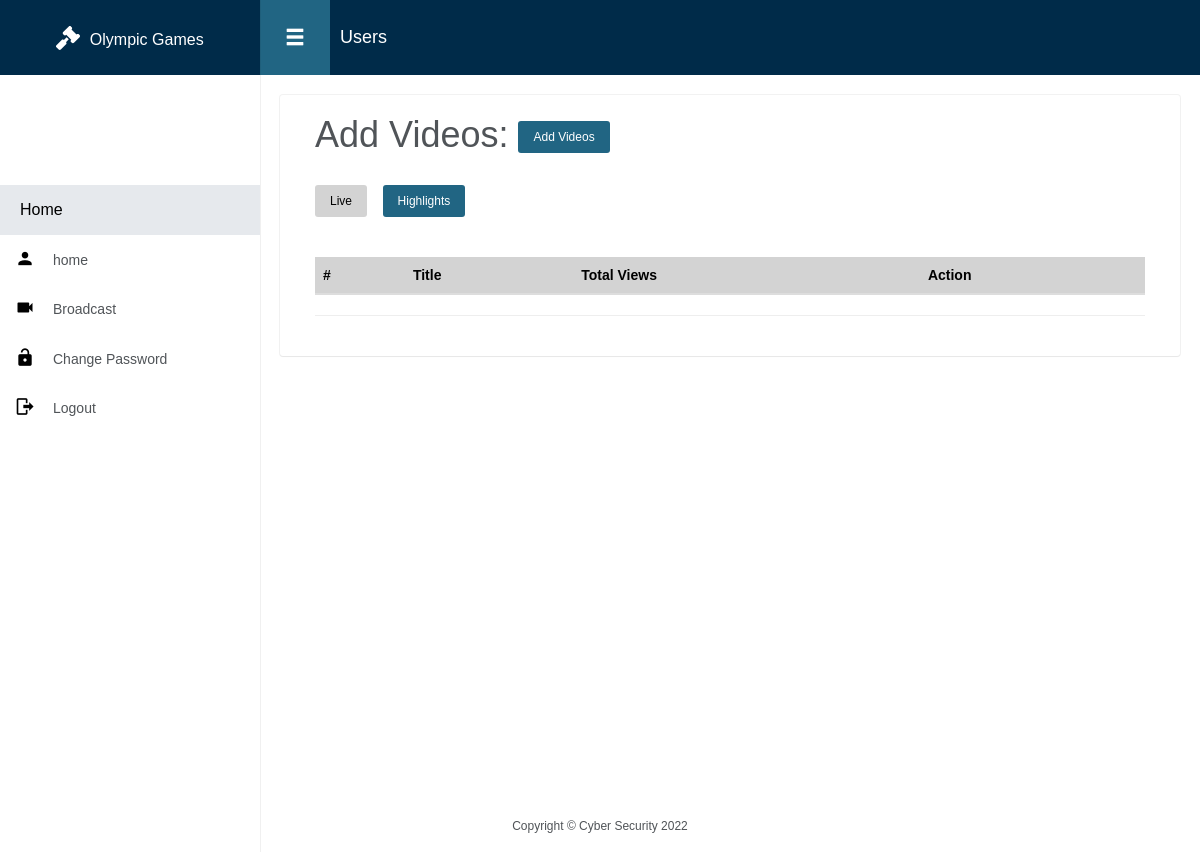
Page /videos/list/Live on the earlier database version.
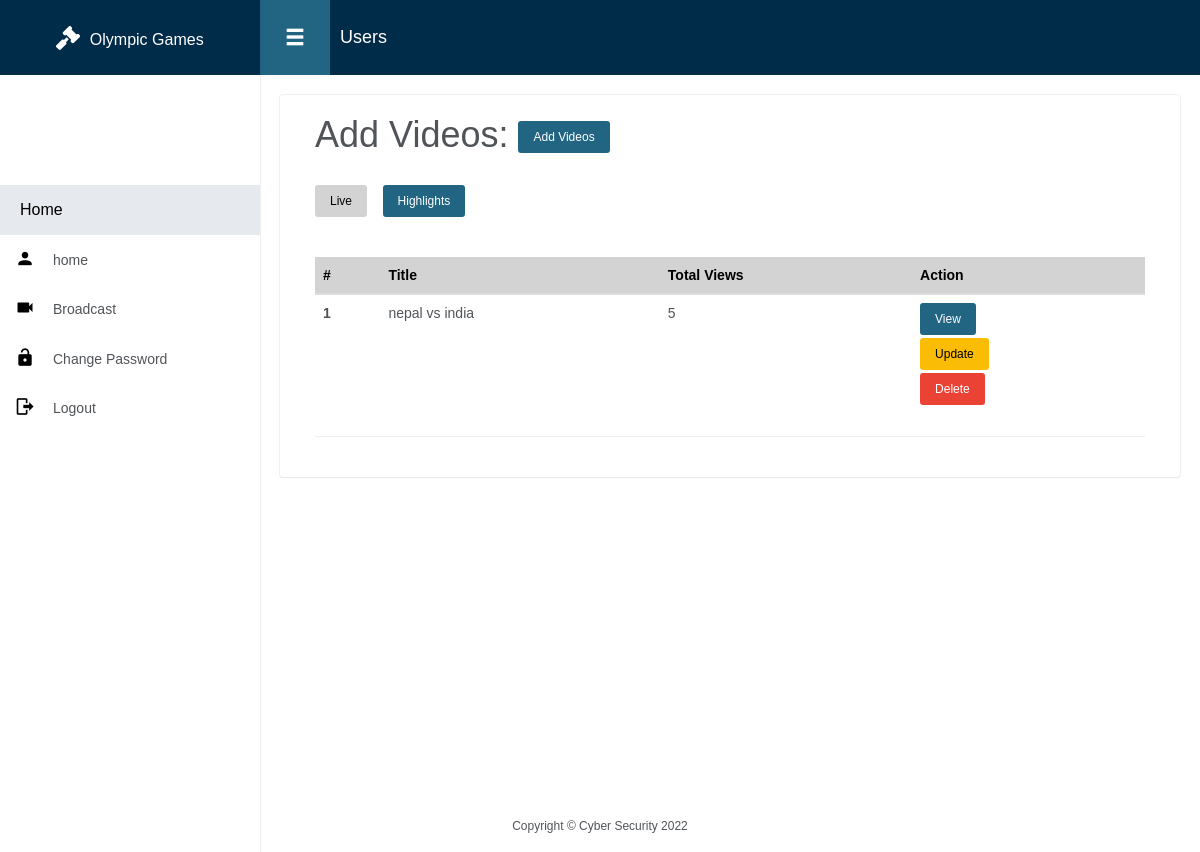
Same page on the later database version.
### broadcast/models.py (models this page shows)
class Broadcast(models.Model):
    title = models.CharField(max_length=100)
    url = models.TextField(max_length=300)
    categories = models.ForeignKey(Categories, on_delete=models.PROTECT)
    total_view = models.IntegerField(default=0)

### broadcast/views.py (the view)
# urls.py: path('list/<str:type>', views.BroadCastListView.as_view(), name='list_broadcast'),
class BroadCastListView(ListView):
    model = Broadcast
    context_object_name = 'videos'
    template_name = 'broadcast/list.html'
    def get_queryset(self):
        if self.kwargs['type'] == 'Live':
            print(Broadcast.objects.filter(categories__name='Live'))
            return Broadcast.objects.filter(categories__name='Live')
        else:
            return Broadcast.objects.filter(categories__name='Highlights')

### broadcast/templates/broadcast/list.html (shortened to what this page needs)
{% extends 'base.html' %}
{% load static %}
{% block pagetitle %}Users{% endblock %}
{% block body %}
        <h1>Add Videos: <a href="{% url 'broadcast:create_broadcast' %}" class="btn btn-sm btn-primary">Add Videos</a></h1>
    <br>
    <a href="{% url 'broadcast:list_broadcast' 'Live' %}" class="btn btn-sm btn-secondary">Live</a>&nbsp;&nbsp;&nbsp;
    <a href="{% url 'broadcast:list_broadcast' 'Highlights' %}" class="btn btn-sm btn-primary">Highlights</a><br><br>
    <br>
    <table class="table">
        <thead>
        <tr>
            <th scope="col">#</th>
            <th scope="col">Title</th>
            <th scope="col">Total Views</th>
            <th scope="col">Action</th>
        </tr>
        </thead>
        <tbody>
        {% for vid in videos %}
            <tr>
                <th scope="row">{{ forloop.counter }}</th>
                <td>{{ vid.title }}</td>
                <td>{{ vid.total_view }}</td>
                <td>
                    <a class="btn btn-sm btn-primary" target="_blank" href="{% url 'broadcast:view_video' vid.pk %}">View</a><br>
                    <a class="btn btn-sm btn-warning" href="{% url 'broadcast:update_broadcast' vid.pk %}">Update</a>
                    <form action="{% url 'broadcast:delete_video' %}" method="POST" onsubmit="return confirm('Are You sure you want to delete?')">
                        <input type="submit" class="btn btn-sm btn-danger" value="Delete">
                    </form>
                </td>
            </tr>
        {% endfor %}
        </tbody>
    </table>
{% endblock %}

### templates/base.html (shortened to what this page needs)
{% load static %}
<!DOCTYPE html>
<html lang="en">
<head>
    <link rel="stylesheet" href="{% static 'assets//plugin/poppins_font/poppins_font.css' %}">
    <link rel="stylesheet" href="{% static 'assets//fonts/material-design/css/materialdesignicons.css' %}">
    <link href="{% static 'assets/plugin/semantic/semantic.min.css' %}" rel="stylesheet"/>
    <link rel="stylesheet" href="{% static 'assets//style.css' %}">
</head>
<body>
{% include 'accounts/navbar.html' %}
<div class="fixed-navbar">
    <div class="pull-left">
        <button type="button"
                class="menu-mobile-button glyphicon glyphicon-menu-hamburger js__menu_mobile"></button>
        <h1 class="page-title">{% block pagetitle %}{% endblock %}</h1>
    </div>
    <div class="pull-right">
    </div>
</div>
<div id="wrapper">
    <div class="main-content">
        <div class="row small-spacing">
            <div class="col-xs-12">
                <div class="box-content">
                    <div class="col-md-12 mt-5">
                        <div class="card shadow">
                            <div class="card-body">
                                {% block body %} {% endblock %}
                                <hr>
                            </div>
                        </div>
                    </div>
                </div>
                <br>
            </div>
        </div>
        </div>
    </div>
<footer class="sticky-footer bg-light">
    <div class="container my-auto">
        <div class="copyright text-center my-auto">
                <span>Copyright &copy; Cyber Security
                </span>
        </div>
    </div>
</footer>
</body>
</html>

### accounts/templates/accounts/navbar.html (shortened to what this page needs)
{% load static %}
<div class="main-menu">
    <header class="header">
        <a href="/" class="logo">
            <span class="ico fa fa-gavel"></span> Olympic Games
        </a>
        <div class="user">
        </div>
    </header>
    <div class="content">
        <div class="navigation">
            <h5 class="title">Home</h5>
            <ul class="menu js__accordion">
                <li class="">
                    <a class="" href="{% url 'accounts:home' %}"><i
                            class="menu-icon mdi mdi-account "></i><span>home</span></a>
                </li>
            </ul>
            <ul class="menu js__accordion">
                <li class="">
                    <a class="" href="{% url 'broadcast:list_broadcast' 'Live' %}"><i
                            class="menu-icon mdi mdi-video "></i><span>Broadcast</span></a>
                </li>
            </ul>
            <ul class="menu js__accordion">
                <li class="">
                    <a class="" href="{% url 'accounts:password_change' %}"><i
                            class="menu-icon mdi mdi-lock-open "></i><span>Change Password</span></a>
                </li>
            </ul>
            <ul class="menu js__accordion">
                <li class="">
                    <a class="" href="{% url 'accounts:logout' %}"><i
                            class="menu-icon mdi mdi-logout "></i><span>Logout</span></a>
                </li>
            </ul>
        </div>
    </div>
</div>

Differences in the rows shown:
added Broadcast: title "nepal vs india", total_view "5"
